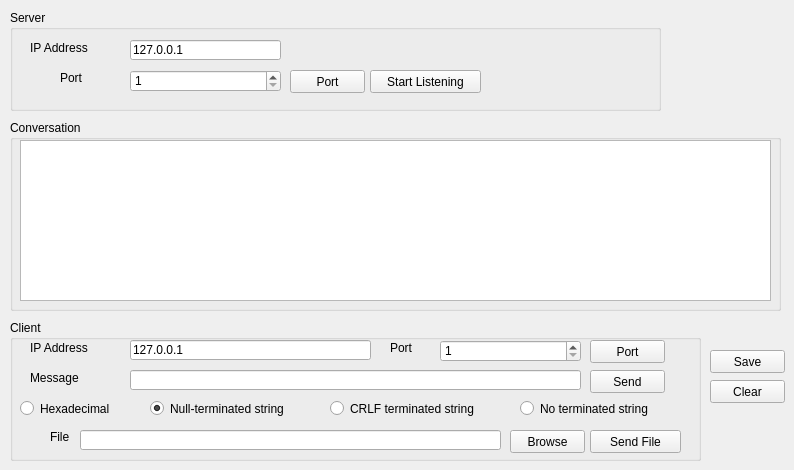
   <widget class="QWidget" name="uiUDP">
    <attribute name="title">
     <string>UDP</string>
    </attribute>
    <widget class="QGroupBox" name="groupBox_7">
     <property name="geometry">
      <rect>
       <x>10</x>
       <y>10</y>
       <width>651</width>
       <height>101</height>
      </rect>
     </property>
     <property name="title">
      <string>Server</string>
     </property>
     <widget class="QLabel" name="label_19">
      <property name="geometry">
       <rect>
        <x>20</x>
        <y>30</y>
        <width>101</width>
        <height>16</height>
       </rect>
      </property>
      <property name="text">
       <string>IP Address</string>
      </property>
     </widget>
     <widget class="QLineEdit" name="uiUdpServerIp">
      <property name="geometry">
       <rect>
        <x>120</x>
        <y>30</y>
        <width>151</width>
        <height>20</height>
       </rect>
      </property>
      <property name="text">
       <string>127.0.0.1</string>
      </property>
     </widget>
     <widget class="QLabel" name="label_20">
      <property name="geometry">
       <rect>
        <x>50</x>
        <y>60</y>
        <width>71</width>
        <height>16</height>
       </rect>
      </property>
      <property name="text">
       <string>Port</string>
      </property>
     </widget>
     <widget class="QPushButton" name="uiUdpServerPortListBtn">
      <property name="geometry">
       <rect>
        <x>280</x>
        <y>60</y>
        <width>75</width>
        <height>23</height>
       </rect>
      </property>
      <property name="text">
       <string>Port</string>
      </property>
     </widget>
     <widget class="QPushButton" name="uiUdpServerListenBtn">
      <property name="geometry">
       <rect>
        <x>360</x>
        <y>60</y>
        <width>111</width>
        <height>23</height>
       </rect>
      </property>
      <property name="text">
       <string>Start Listening</string>
      </property>
     </widget>
     <widget class="QSpinBox" name="uiUdpServerPort">
      <property name="geometry">
       <rect>
        <x>120</x>
        <y>60</y>
        <width>151</width>
        <height>22</height>
       </rect>
      </property>
      <property name="minimum">
       <number>1</number>
      </property>
      <property name="maximum">
       <number>65535</number>
      </property>
     </widget>
    </widget>
    <widget class="QGroupBox" name="groupBox_8">
     <property name="geometry">
      <rect>
       <x>10</x>
       <y>120</y>
       <width>771</width>
       <height>191</height>
      </rect>
     </property>
     <property name="title">
      <string>Conversation</string>
     </property>
     <widget class="QTextEdit" name="uiUdpLog">
      <property name="geometry">
       <rect>
        <x>10</x>
        <y>20</y>
        <width>751</width>
        <height>161</height>
       </rect>
      </property>
     </widget>
    </widget>
    <widget class="QGroupBox" name="groupBox_10">
     <property name="geometry">
      <rect>
       <x>10</x>
       <y>320</y>
       <width>691</width>
       <height>141</height>
      </rect>
     </property>
     <property name="title">
      <string>Client</string>
     </property>
     <widget class="QLabel" name="label_22">
      <property name="geometry">
       <rect>
        <x>20</x>
        <y>50</y>
        <width>91</width>
        <height>16</height>
       </rect>
      </property>
      <property name="text">
       <string>Message</string>
      </property>
     </widget>
     <widget class="QLabel" name="label_23">
      <property name="geometry">
       <rect>
        <x>40</x>
        <y>110</y>
        <width>46</width>
        <height>13</height>
       </rect>
      </property>
      <property name="text">
       <string>File</string>
      </property>
     </widget>
     <widget class="QLineEdit" name="uiUdpFile">
      <property name="geometry">
       <rect>
        <x>70</x>
        <y>110</y>
        <width>421</width>
        <height>20</height>
       </rect>
      </property>
     </widget>
     <widget class="QLineEdit" name="uiUdpMsg">
      <property name="geometry">
       <rect>
        <x>120</x>
        <y>50</y>
        <width>451</width>
        <height>20</height>
       </rect>
      </property>
      <property name="maxLength">
       <number>65536</number>
      </property>
     </widget>
     <widget class="QPushButton" name="uiUdpSendMsgBtn">
      <property name="enabled">
       <bool>true</bool>
      </property>
      <property name="geometry">
       <rect>
        <x>580</x>
        <y>50</y>
        <width>75</width>
        <height>23</height>
       </rect>
      </property>
      <property name="text">
       <string>Send</string>
      </property>
     </widget>
     <widget class="QPushButton" name="uiUdpSendFileBtn">
      <property name="enabled">
       <bool>true</bool>
      </property>
      <property name="geometry">
       <rect>
        <x>580</x>
        <y>110</y>
        <width>91</width>
        <height>23</height>
       </rect>
      </property>
      <property name="text">
       <string>Send File</string>
      </property>
     </widget>
     <widget class="QPushButton" name="uiUdpBrowseBtn">
      <property name="enabled">
       <bool>true</bool>
      </property>
      <property name="geometry">
       <rect>
        <x>500</x>
        <y>110</y>
        <width>75</width>
        <height>23</height>
       </rect>
      </property>
      <property name="text">
       <string>Browse</string>
      </property>
     </widget>
     <widget class="QLineEdit" name="uiUdpClientIp">
      <property name="geometry">
       <rect>
        <x>120</x>
        <y>20</y>
        <width>241</width>
        <height>20</height>
       </rect>
      </property>
      <property name="text">
       <string>127.0.0.1</string>
      </property>
     </widget>
     <widget class="QLabel" name="label_21">
      <property name="geometry">
       <rect>
        <x>20</x>
        <y>20</y>
        <width>91</width>
        <height>16</height>
       </rect>
      </property>
      <property name="text">
       <string>IP Address</string>
      </property>
     </widget>
     <widget class="QLabel" name="label_25">
      <property name="geometry">
       <rect>
        <x>380</x>
        <y>20</y>
        <width>41</width>
        <height>16</height>
       </rect>
      </property>
      <property name="text">
       <string>Port</string>
      </property>
     </widget>
     <widget class="QPushButton" name="uiUdpClientPortListBtn">
      <property name="geometry">
       <rect>
        <x>580</x>
        <y>20</y>
        <width>75</width>
        <height>23</height>
       </rect>
      </property>
      <property name="text">
       <string>Port</string>
      </property>
     </widget>
     <widget class="QRadioButton" name="uiUdpRadioCRLF">
      <property name="geometry">
       <rect>
        <x>320</x>
        <y>80</y>
        <width>181</width>
        <height>17</height>
       </rect>
      </property>
      <property name="text">
       <string>CRLF terminated string</string>
      </property>
     </widget>
     <widget class="QRadioButton" name="uiUdpRadioHex">
      <property name="geometry">
       <rect>
        <x>10</x>
        <y>80</y>
        <width>121</width>
        <height>17</height>
       </rect>
      </property>
      <property name="text">
       <string>Hexadecimal</string>
      </property>
     </widget>
     <widget class="QRadioButton" name="uiUdpRadioChars">
      <property name="geometry">
       <rect>
        <x>510</x>
        <y>80</y>
        <width>161</width>
        <height>17</height>
       </rect>
      </property>
      <property name="text">
       <string>No terminated string</string>
      </property>
     </widget>
     <widget class="QRadioButton" name="uiUdpRadioNull">
      <property name="geometry">
       <rect>
        <x>140</x>
        <y>80</y>
        <width>181</width>
        <height>17</height>
       </rect>
      </property>
      <property name="text">
       <string>Null-terminated string</string>
      </property>
      <property name="checked">
       <bool>true</bool>
      </property>
     </widget>
     <widget class="QSpinBox" name="uiUdpClientPort">
      <property name="geometry">
       <rect>
        <x>430</x>
        <y>20</y>
        <width>141</width>
        <height>22</height>
       </rect>
      </property>
      <property name="minimum">
       <number>1</number>
      </property>
      <property name="maximum">
       <number>65535</number>
      </property>
     </widget>
    </widget>
    <widget class="QPushButton" name="uiUdpClearLogBtn">
     <property name="geometry">
      <rect>
       <x>710</x>
       <y>380</y>
       <width>75</width>
       <height>23</height>
      </rect>
     </property>
     <property name="text">
      <string>Clear</string>
     </property>
    </widget>
    <widget class="QPushButton" name="uiUdpSaveLogBtn">
     <property name="geometry">
      <rect>
       <x>710</x>
       <y>350</y>
       <width>75</width>
       <height>23</height>
      </rect>
     </property>
     <property name="text">
      <string>Save</string>
     </property>
    </widget>
   </widget>
